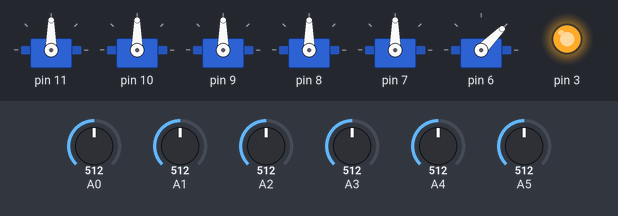
Simulated run of this sketch. Board: Arduino Uno, built with avr-gcc and run on an emulated ATmega328P. Shown: 6 × servo, output pins drawn as LEDs (lit = HIGH). Inputs (shaded band) come from the test bench; at power-on: A0 = 512, A1 = 512, A2 = 512, A3 = 512, A4 = 512, A5 = 512.

Above: at 1.2 s.
1.3 s: A0 set to 883
2.8 s: A0 set to 911
At 3.26 s:
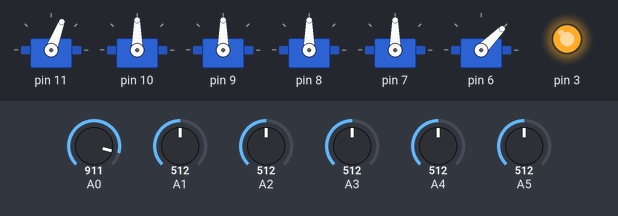
At 5.5 s:
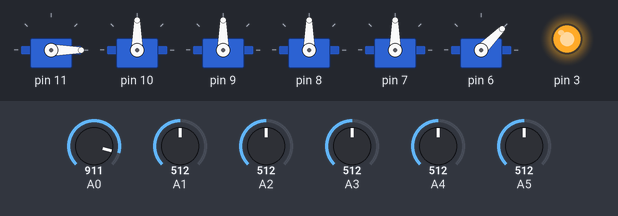
5.8 s: A1 set to 111
7.3 s: A1 set to 93
At 8.8 s:
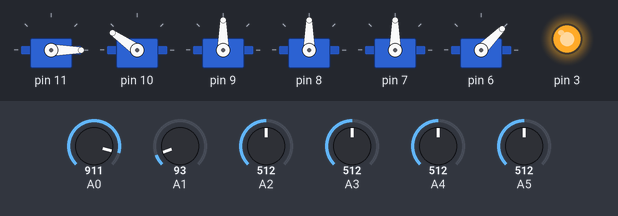
9.9 s: A2 set to 885
11.4 s: A2 set to 910
At 14.0 s:
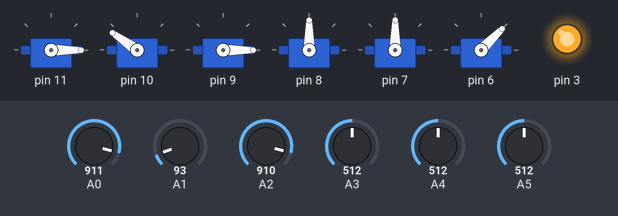
Timing chart, 0 to 15.4 s (numbered marks = the images above; inputs shaded):
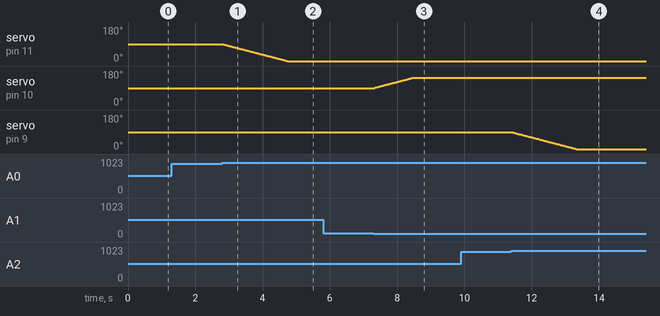

The sketch:

sixServoPs2.ino
```cpp
#include <Servo.h>//舵机库
const int servoCount = 6;//舵机数量
int PIN[servoCount]; //定义所用到主板的引脚口数组
int servoAngle[servoCount];//舵机当前角度数组
int originalAngle[servoCount];//最初舵机角度数组
int servoMIN[servoCount]; //舵机角度最小值
int servoMAX[servoCount];  //舵机角度最大值
Servo yiLeServo[servoCount];//定义舵机

void setup()
{
   Serial.begin(115200);//电脑串口波特率设置
   pinMode(3, OUTPUT);//设置LED灯为输出模式
   digitalWrite(3, HIGH);//给LED灯控制脚为高电平亮起
   init_Pins();//初始化舵机
}

void loop()
{
   ps2DataRead();//PS2摇杆控制
}

void init_Pins() {//初始化对应的控制舵机引脚

  PIN[0] = 11;//板子上引脚11
  originalAngle[0] = 90;//设置初始舵机角度
  servoMIN[0] = 0;//对应舵机最小脚
  servoMAX[0] = 180;//对应舵机最大脚

  PIN[1] = 10;//板子上引脚10
  originalAngle[1] = 90;//设置初始舵机角度
  servoMIN[1] = 0;//对应舵机最小脚
  servoMAX[1] = 145;//对应舵机最大脚

  PIN[2] = 9;//板子上引脚9
  originalAngle[2] = 90;//设置初始舵机角度
  servoMIN[2] = 0;//对应舵机最小脚
  servoMAX[2] = 180;//对应舵机最大脚

  PIN[3] = 8;//板子上引脚5
  originalAngle[3] = 90;//设置初始舵机角度
  servoMIN[3] = 0;//对应舵机最小脚
  servoMAX[3] = 180;//对应舵机最大脚

   PIN[4] = 7;//板子上引脚7
  originalAngle[4] = 90;//设置初始舵机角度
  servoMIN[4] = 0;//对应舵机最小脚
  servoMAX[4] = 180;//对应舵机最大脚

   PIN[5] = 6;//板子上引脚6
  originalAngle[5] = 45;//设置初始舵机角度
  servoMIN[5] = 45;//对应舵机最小脚
  servoMAX[5] = 90;//对应舵机最大脚


  for (int i = 0; i < servoCount; i++) {//对舵机进行控制
    yiLeServo[i].attach(PIN[i]);//设置舵机控制引脚
    yiLeServo[i].write(originalAngle[i]);//设置舵机初始角度值
  }
}

void ps2DataRead()
{


        for (int i = 0; i < servoCount; i++) {//控制机械臂中舵机

               servoAngle[i] = yiLeServo[i].read();//读取舵机的当前角度
               if ( analogRead(i) > 900) {//判断采集的摇杆模拟值
                  if (servoAngle[i] > servoMIN[i]) //判断是否大于舵机最小值
                     --servoAngle[i];//改变舵机角度
                } else if ( analogRead(i) < 100) {//判断采集的摇杆模拟值
                  if (servoAngle[i] < servoMAX[i])//判断是否大于舵机最大值
                     ++servoAngle[i];//改变舵机角度
                }
       }


      for (int i = 0 ; i < servoCount; i++) {//控制机械臂中舵机
            if (!yiLeServo[i].attached())//判断当前舵机是否有控制引脚口
               yiLeServo[i].attach(PIN[i]);//设置对应的舵机控制引脚口
            yiLeServo[i].write(servoAngle[i]);//控制舵机转动到当前的角度
      }
      delay(20);//延时20ms
}
```

Measured:
- the behaviour switches between 900 and 901 on A0 (found by bisection; images 0 and 1)
- the behaviour switches between 100 and 99 on A1 (found by bisection; images 2 and 3)
- the behaviour switches between 900 and 901 on A2 (found by bisection; images 3 and 4)
- after the input at 1.3 s, every drawn part: stays the same
- after the input at 2.8 s, servo on pin 11: moves from 90° to 0° over 1.9 s, starting at once
- after the input at 5.8 s, every drawn part: stays the same
- after the input at 7.3 s, servo on pin 10: moves from 90° to 145° over 1.2 s, starting at once
- after the input at 9.9 s, every drawn part: stays the same
- after the input at 11.4 s, servo on pin 9: moves from 90° to 0° over 1.9 s, starting at once
